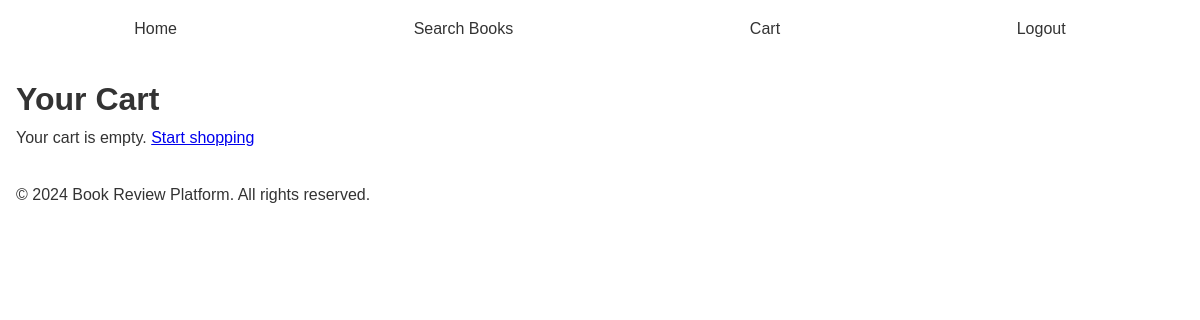
The page /cart (signed in) on the database as committed earlier.
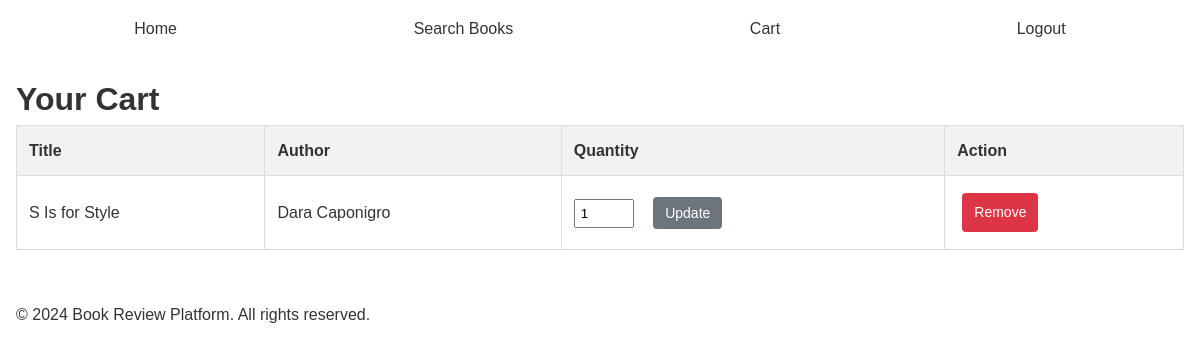
The same page on the database as committed later.
### app/models.py (models this page shows)
class CartItem(db.Model):
    id = db.Column(db.Integer, primary_key=True)
    user_id = db.Column(db.Integer, db.ForeignKey('user.id'))
    book_id = db.Column(db.String(64), db.ForeignKey('book.id'))
    quantity = db.Column(db.Integer, default=1)
    book = db.relationship('Book')

class Book(db.Model):
    id = db.Column(db.String(64), primary_key=True)
    title = db.Column(db.String(200), nullable=False)
    authors = db.Column(db.String(200))
    published_date = db.Column(db.String(20))
    description = db.Column(db.Text)
    image_link = db.Column(db.String(200))

### app/routes/cart.py (the view)
@bp.route('/cart')
@login_required
def view_cart():
    cart_items = CartItem.query.filter_by(user_id=current_user.id).all()
    return render_template('cart/view.html', cart_items=cart_items)

### app/models.py (called while the page is built)
@login_manager.user_loader
def load_user(id):
    return User.query.get(int(id))

### app/templates/cart/view.html (shortened to what this page needs)
{% extends "base.html" %}
{% block content %}
    <h1>Your Cart</h1>
    {% if cart_items %}
        <table class="cart-table">
            <thead>
                <tr>
                    <th>Title</th>
                    <th>Author</th>
                    <th>Quantity</th>
                    <th>Action</th>
                </tr>
            </thead>
            <tbody>
                {% for item in cart_items %}
                    <tr>
                        <td>{{ item.book.title }}</td>
                        <td>{{ item.book.authors }}</td>
                        <td>
                            <form action="{{ url_for('cart.update_quantity', item_id=item.id) }}" method="post">
                                <input type="number" name="quantity" value="{{ item.quantity }}" min="1" required>
                                <button type="submit" class="btn btn-secondary">Update</button>
                            </form>
                        </td>
                        <td>
                            <a href="{{ url_for('cart.remove_from_cart', item_id=item.id) }}" class="btn btn-danger">Remove</a>
                        </td>
                    </tr>
                {% endfor %}
            </tbody>
        </table>
    {% else %}
        <p>Your cart is empty. <a href="{{ url_for('books.search') }}">Start shopping</a></p>
    {% endif %}
{% endblock %}

### app/templates/base.html (shortened to what this page needs)
<!DOCTYPE html>
<html lang="en">
<head>
    <link rel="stylesheet" href="{{ url_for('static', filename='css/main.css') }}">
</head>
<body>
    <header>
        <nav>
            <ul>
                <li><a href="{{ url_for('main.index') }}">Home</a></li>
                <li><a href="{{ url_for('books.search') }}">Search Books</a></li>
                {% if current_user.is_authenticated %}
                    <li><a href="{{ url_for('cart.view_cart') }}">Cart</a></li>
                    <li><a href="{{ url_for('auth.logout') }}">Logout</a></li>
                {% else %}
                    <li><a href="{{ url_for('auth.login') }}">Login</a></li>
                    <li><a href="{{ url_for('auth.register') }}">Register</a></li>
                {% endif %}
            </ul>
        </nav>
    </header>
    <main>
        {% block content %}{% endblock %}
    </main>
    <footer>
        <p>&copy; 2024 Book Review Platform. All rights reserved.</p>
    </footer>
</body>
</html>

### app/static/css/main.css (style rules this page uses)
* { margin: 0; padding: 0; box-sizing: border-box; }
body { font-family: Arial, sans-serif; line-height: 1.6; color: #333; }
header, main, footer { padding: 1rem; }
nav ul { list-style-type: none; display: flex; justify-content: space-around; }
nav a { text-decoration: none; color: #333; }
.btn { display: inline-block; padding: 0.5rem 1rem; background-color: #007bff; color: white; text-decoration: none; border-radius: 4px; border: none; cursor: pointer; }
.btn-secondary { background-color: #6c757d; }
.btn-danger { background-color: #dc3545; }
.cart-table { width: 100%; border-collapse: collapse; }
.cart-table th, .cart-table td { padding: 0.5rem; border: 1px solid #ddd; }
.cart-table { width: 100%; border-collapse: collapse; margin-bottom: 20px; }
.cart-table th, .cart-table td { border: 1px solid #ddd; padding: 12px; text-align: left; }
.cart-table th { background-color: #f2f2f2; }
.cart-table input[type="number"] { width: 60px; padding: 5px; margin-right: 10px; }
.btn { display: inline-block; padding: 8px 12px; margin: 5px; border: none; border-radius: 4px; cursor: pointer; text-decoration: none; font-size: 14px; }
.btn-secondary { background-color: #6c757d; color: white; }
.btn-danger { background-color: #dc3545; color: white; }

Rows that differ between the two databases and show on the page:
added CartItem: book "S Is for Style", book.authors "Dara Caponigro", quantity "1"
Other text that changed with them:
text no longer shown: "Your cart is empty. Start shopping"
text now shown: "Title Author Quantity Action"
